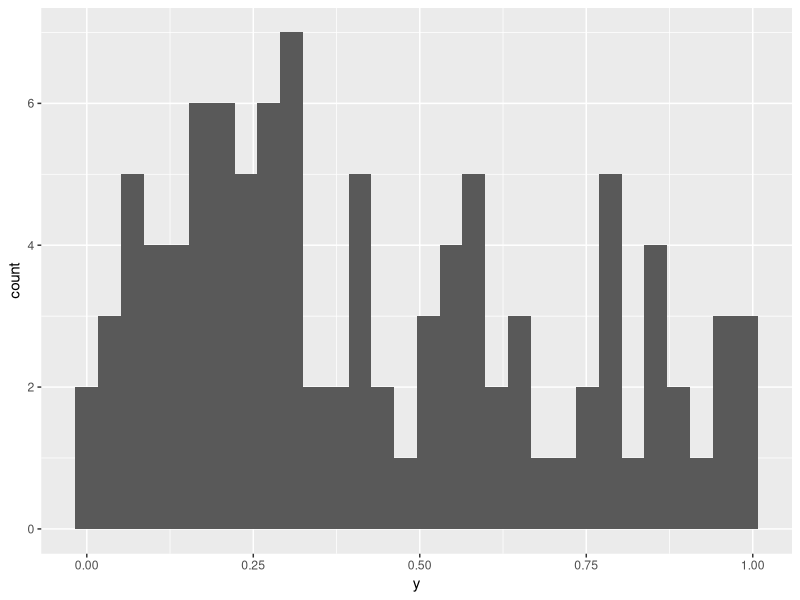

Write the R code that produced this figure.
## ---- chunk 1
knitr::opts_chunk$set(echo = TRUE)
set.seed(0)
## ---- chunk 2
library(tidyverse)
xvars <- data.frame(matrix(runif(100*95), ncol=95))
overfitting <- tibble(y = runif(100)) %>%
  bind_cols(xvars)
glimpse(overfitting)
ggplot(overfitting, aes(y)) + geom_histogram()
# these are just uniformly distributed numbers, should have no kind of relationship between variables
# here's a model with just a few X's, and no overfit. The model is insignificant.
# the only significant coefficient beta is the intercept (which is roughly equal to the average of y)
lm_no_overfit <- lm(data = overfitting,
                    formula = y ~ X1 + X2 + X3)
summary(lm_no_overfit)

# now, see what happens when we add all the 95 features
# mostly, look at the R^2. It's almost 1!
lm_overfit <- lm(data = overfitting,
                 formula = y ~ .)
summary(lm_overfit)
# now, see the errors of each model
overfitting <- overfitting %>% 
  mutate(res_no_overfit = y - predict(lm_no_overfit, newdata = overfitting),
         res_overfit = y - predict(lm_overfit, newdata = overfitting))
overfitting %>%
  summarize(error_overfit = mean(abs(res_overfit)),
            error_no_overfit = mean(abs(res_no_overfit)))
## ---- chunk 3
overfitting <- overfitting %>%
  mutate(is_train = runif(nrow(overfitting)) < 0.8)

lm_overfit_train <- lm(data = overfitting %>% filter(is_train),
                       formula = y ~ .)
lm_no_overfit_train <- lm(data = overfitting %>% filter(is_train),
                       formula = y ~ X1 +X2 +X3)

overfitting <- overfitting %>%
  mutate(res_overfit = y - predict(lm_overfit_train, newdata = overfitting),
         res_no_overfit = y - predict(lm_no_overfit_train, newdata = overfitting))

overfitting %>%
  group_by(is_train) %>% 
  summarize(error_overfit = mean(abs(res_overfit)),
            error_nooverfit = mean(abs(res_no_overfit)))

# Now the "true face" of the model is discovered. See how high the error rate of the test set is!
# Beware of overfitting models. Always use train/test. Watch out for n and p.
